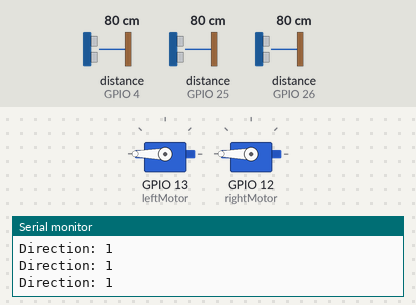
The sketch below on a simulated ESP32. Parts: 2 × servo, the last lines printed to the serial monitor. Wiring (inferred from the names in the program): 3 × ultrasonic range finder: trigger GPIO 16, echo GPIO 4 / trigger GPIO 27, echo GPIO 26 / trigger GPIO 33, echo GPIO 25. The test bench sets the inputs (shaded band); at power-on: distance to the obstacle (sensors on GPIO 4, GPIO 25, GPIO 26) 80 cm. The echo pulse lasts 58.3 µs per cm.

Above: at 1.2 s.
1.3 s: distance to the obstacle (sensor on GPIO 4) set to 76 cm
At 2.5 s:
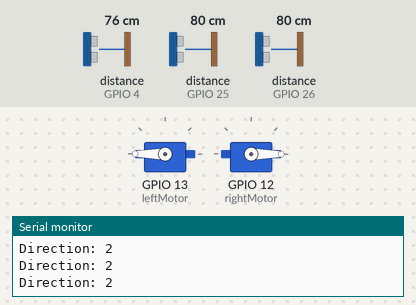
2.8 s: distance to the obstacle (sensor on GPIO 25) set to 85 cm
At 3.9 s:
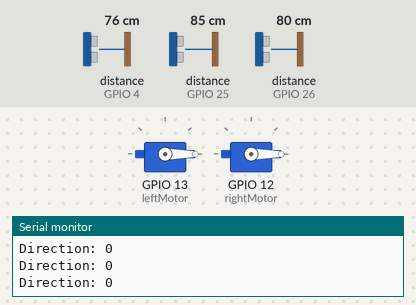
4.3 s: distance to the obstacle (sensor on GPIO 25) set to 2 cm
At 5.2 s:
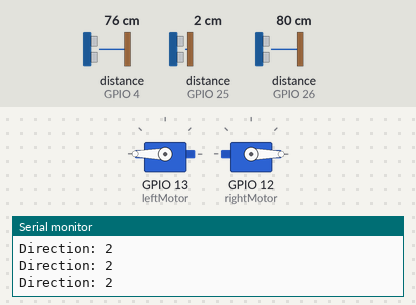
5.8 s: distance to the obstacle (sensor on GPIO 26) set to 74 cm
At 7.0 s:
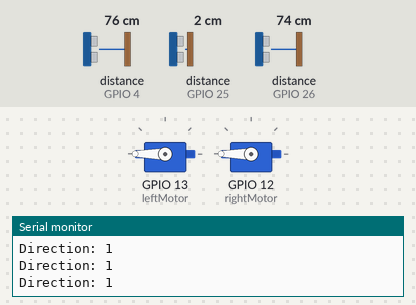
7.3 s: distance to the obstacle (sensor on GPIO 26) set to 2 cm
At 8.3 s:
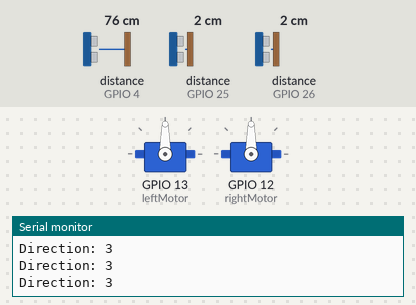
8.8 s: distance to the obstacle (sensor on GPIO 26) set to 9 cm
At 9.2 s:
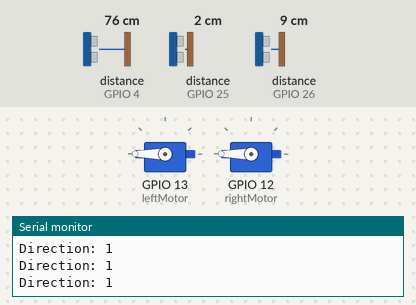
Timing chart, 0 to 11.3 s (numbered marks = the images above; inputs shaded):
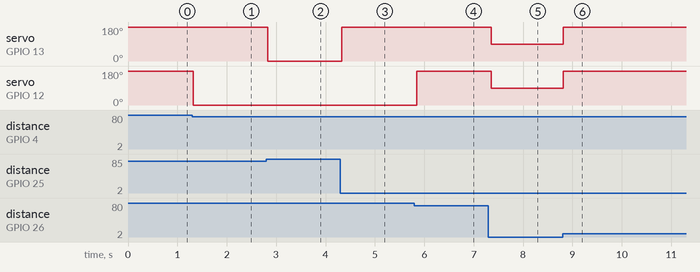

The sketch:

sketch_old.ino
```cpp
#include <WiFi.h>
#include <ESPmDNS.h>
#include <WiFiUdp.h>
#include <ArduinoOTA.h>
#include <Servo.h>

const int left = 0;
const int right = 1;
const int forward = 2;
const int halt = 3;

const int frontSensorEchoPin = 26;
const int frontSensorTriggerPin = 27;

const int rightSensorEchoPin = 4;
const int rightSensorTriggerPin = 16;

const int leftSensorEchoPin = 25;
const int leftSensorTriggerPin = 33;

struct sonar
{
  int echoPin;
  int triggerPin;

};

typedef struct sonar Sonar;

Servo leftMotor;   //Servoオブジェクトを作成
Servo rightMotor;  //Servoオブジェクトを作成

Sonar frontSensor;
Sonar rightSensor;
Sonar leftSensor;

const char* ssid = "MESH-WIFI-kkJHnF";
const char* password = "RcfnfgEnDpDXNu";

void initOTA() {

  Serial.println("Booting");
  WiFi.mode(WIFI_STA);
  WiFi.begin(ssid, password);
  while (WiFi.waitForConnectResult() != WL_CONNECTED) {
    Serial.println("Connection Failed! Rebooting...");
    delay(5000);
    ESP.restart();
  }

  // Port defaults to 3232
  // ArduinoOTA.setPort(3232);

  // Hostname defaults to esp3232-[MAC]
  // ArduinoOTA.setHostname("myesp32");

  // No authentication by default
  // ArduinoOTA.setPassword("admin");

  // Password can be set with it's md5 value as well
  // MD5(admin) = 21232f297a57a5a743894a0e4a801fc3
  // ArduinoOTA.setPasswordHash("21232f297a57a5a743894a0e4a801fc3");

  ArduinoOTA
  .onStart([]() {
    String type;
    if (ArduinoOTA.getCommand() == U_FLASH)
      type = "sketch";
    else  // U_SPIFFS
      type = "filesystem";

    // NOTE: if updating SPIFFS this would be the place to unmount SPIFFS using SPIFFS.end()
    Serial.println("Start updating " + type);
  })
  .onEnd([]() {
    Serial.println("\nEnd");
  })
  .onProgress([](unsigned int progress, unsigned int total) {
    Serial.printf("Progress: %u%%\r", (progress / (total / 100)));
  })
  .onError([](ota_error_t error) {
    Serial.printf("Error[%u]: ", error);
    if (error == OTA_AUTH_ERROR) Serial.println("Auth Failed");
    else if (error == OTA_BEGIN_ERROR) Serial.println("Begin Failed");
    else if (error == OTA_CONNECT_ERROR) Serial.println("Connect Failed");
    else if (error == OTA_RECEIVE_ERROR) Serial.println("Receive Failed");
    else if (error == OTA_END_ERROR) Serial.println("End Failed");
  });

  ArduinoOTA.begin();

  Serial.println("Ready");
  Serial.print("IP address: ");
  Serial.println(WiFi.localIP());
}

void initMotors() {
  leftMotor.attach(13);   //13番ピンにサーボ制御線（オレンジ）を接続
  rightMotor.attach(12);  //13番ピンにサーボ制御線（オレンジ）を接続
}

void initSensor(int echoPin, int triggerPin) {
  pinMode(echoPin, INPUT);
  pinMode(triggerPin, OUTPUT);
}

double getDistance(int echoPin, int triggerPin) {
  digitalWrite(triggerPin, LOW);
  delayMicroseconds(2);
  digitalWrite(triggerPin, HIGH);  //超音波を出力
  delayMicroseconds(10);           //
  digitalWrite(triggerPin, LOW);

  double duration = pulseIn(echoPin, HIGH);  //センサからの入力
  double distance = 0;

  if (duration > 0) {
    duration = duration / 2;                    //往復距離を半分にする
    distance = duration * 340 * 100 / 1000000;  // 音速を340m/sに設定

  }

  return distance;
}

void initSensors() {
  initSensor(frontSensorEchoPin, frontSensorTriggerPin);
  initSensor(leftSensorEchoPin, leftSensorTriggerPin);
  initSensor(rightSensorEchoPin, rightSensorTriggerPin);
}

void setup() {
  Serial.begin(9600);

  initMotors();

  initSensors();

  // initOTA();
}

int getDirection(double ld, double rd, double fd) {
  if (fd < 4 && ld < 4 && fd < 4) {
    return halt;
  }

  if (ld > fd) {
    if (ld > rd) {
      return left;
    } else {
      return right;
    }
  } else {
    if (fd > rd) {
      return forward;
    } else {
      return right;
    }
  }
}

void navigate(int direction) {
  if (direction == forward) {
    leftMotor.write(180);
    rightMotor.write(0);
    return;
  }

  if (direction == left) {
    leftMotor.write(0);
    rightMotor.write(0);
    return;
  }

  if (direction == right) {
    leftMotor.write(180);
    rightMotor.write(180);
    return;
  }

  if (direction == halt) {
    leftMotor.write(90);
    rightMotor.write(90);
    return;
  }
}

void loop() {
  //ArduinoOTA.handle();

  double leftDistance = getDistance(leftSensorEchoPin, leftSensorTriggerPin);
  double rightDistance = getDistance(rightSensorEchoPin, rightSensorTriggerPin);
  double frontDistance = getDistance(frontSensorEchoPin, frontSensorTriggerPin);

  //Serial.print("Left Distance: ");
  //Serial.println(leftDistance);

  int direction = getDirection(leftDistance, rightDistance, frontDistance);

  Serial.printf("Direction: %d\n", direction);

  navigate(direction);

  delay(50);
}
```

Measured:
- the behaviour switches between 80 and 79 cm on distance to the obstacle (sensor on GPIO 4) (found by bisection; images 0 and 1)
- the behaviour switches between 80 and 81 cm on distance to the obstacle (sensor on GPIO 25) (found by bisection; images 1 and 2)
- the behaviour switches between 77 and 76 cm on distance to the obstacle (sensor on GPIO 26) (found by bisection; images 3 and 4)
- after the input at 1.3 s, servo on GPIO 12 (rightMotor): 180° → 0° at once
- after the input at 2.8 s, servo on GPIO 13 (leftMotor): 180° → 0° at once
- after the input at 4.3 s, servo on GPIO 13 (leftMotor): 0° → 180° at once
- after the input at 5.8 s, servo on GPIO 12 (rightMotor): 0° → 180° after 0.05 s
- after the input at 7.3 s, servo on GPIO 13 (leftMotor), servo on GPIO 12 (rightMotor): 180° → 90° after 0.05 s
- after the input at 8.8 s, servo on GPIO 13 (leftMotor), servo on GPIO 12 (rightMotor): 90° → 180° at once
